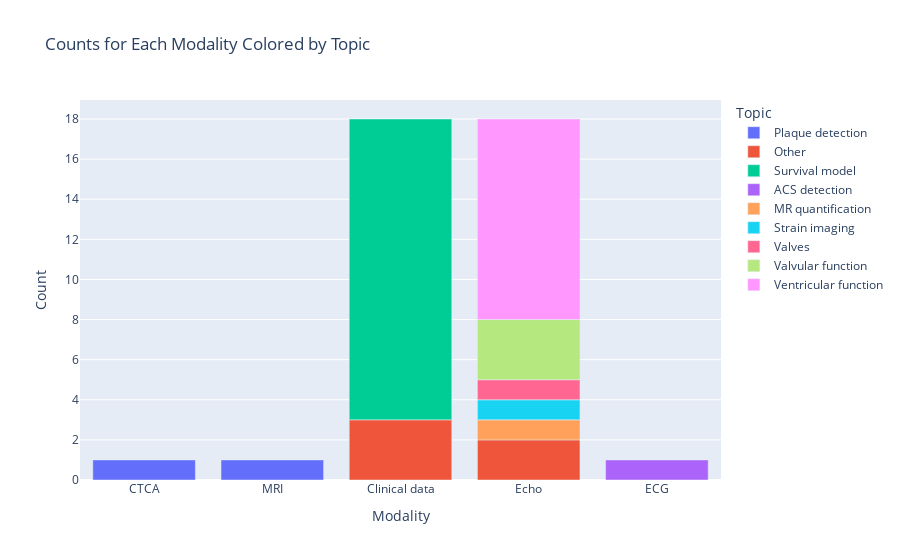

Notebook code cell kept with this figure:
### Code cell
import plotly.express as px

# Count the occurrences of each modality and topic
modality_counts = df2.groupby(['Modality', 'Topic']).size().reset_index(name='Count')

# Create a bar chart
fig = px.bar(modality_counts, x='Modality', y='Count', color='Topic', title='Counts for Each Modality Colored by Topic')
fig.show()

### Figure 1 — Plotly figure (JSON) as saved in the notebook; plotly's stock layout.template omitted (floating-point values rounded to 4 significant figures)
{"data": [{"alignmentgroup": "True", "hovertemplate": "Topic=Plaque detection<br>Modality=%{x}<br>Count=%{y}<extra></extra>", "legendgroup": "Plaque detection", "marker": {"color": "#636efa", "pattern": {"shape": ""}}, "name": "Plaque detection", "offsetgroup": "Plaque detection", "orientation": "v", "showlegend": true, "textposition": "auto", "type": "bar", "x": ["CTCA", "MRI"], "xaxis": "x", "y": [1, 1], "yaxis": "y"}, {"alignmentgroup": "True", "hovertemplate": "Topic=Other<br>Modality=%{x}<br>Count=%{y}<extra></extra>", "legendgroup": "Other", "marker": {"color": "#EF553B", "pattern": {"shape": ""}}, "name": "Other", "offsetgroup": "Other", "orientation": "v", "showlegend": true, "textposition": "auto", "type": "bar", "x": ["Clinical data", "Echo"], "xaxis": "x", "y": [3, 2], "yaxis": "y"}, {"alignmentgroup": "True", "hovertemplate": "Topic=Survival model<br>Modality=%{x}<br>Count=%{y}<extra></extra>", "legendgroup": "Survival model", "marker": {"color": "#00cc96", "pattern": {"shape": ""}}, "name": "Survival model", "offsetgroup": "Survival model", "orientation": "v", "showlegend": true, "textposition": "auto", "type": "bar", "x": ["Clinical data"], "xaxis": "x", "y": [15], "yaxis": "y"}, {"alignmentgroup": "True", "hovertemplate": "Topic=ACS detection<br>Modality=%{x}<br>Count=%{y}<extra></extra>", "legendgroup": "ACS detection", "marker": {"color": "#ab63fa", "pattern": {"shape": ""}}, "name": "ACS detection", "offsetgroup": "ACS detection", "orientation": "v", "showlegend": true, "textposition": "auto", "type": "bar", "x": ["ECG"], "xaxis": "x", "y": [1], "yaxis": "y"}, {"alignmentgroup": "True", "hovertemplate": "Topic=MR quantification<br>Modality=%{x}<br>Count=%{y}<extra></extra>", "legendgroup": "MR quantification", "marker": {"color": "#FFA15A", "pattern": {"shape": ""}}, "name": "MR quantification", "offsetgroup": "MR quantification", "orientation": "v", "showlegend": true, "textposition": "auto", "type": "bar", "x": ["Echo"], "xaxis": "x", "y": [1], "yaxis": "y"}, {"alignmentgroup": "True", "hovertemplate": "Topic=Strain imaging<br>Modality=%{x}<br>Count=%{y}<extra></extra>", "legendgroup": "Strain imaging", "marker": {"color": "#19d3f3", "pattern": {"shape": ""}}, "name": "Strain imaging", "offsetgroup": "Strain imaging", "orientation": "v", "showlegend": true, "textposition": "auto", "type": "bar", "x": ["Echo"], "xaxis": "x", "y": [1], "yaxis": "y"}, {"alignmentgroup": "True", "hovertemplate": "Topic=Valves<br>Modality=%{x}<br>Count=%{y}<extra></extra>", "legendgroup": "Valves", "marker": {"color": "#FF6692", "pattern": {"shape": ""}}, "name": "Valves", "offsetgroup": "Valves", "orientation": "v", "showlegend": true, "textposition": "auto", "type": "bar", "x": ["Echo"], "xaxis": "x", "y": [1], "yaxis": "y"}, {"alignmentgroup": "True", "hovertemplate": "Topic=Valvular function<br>Modality=%{x}<br>Count=%{y}<extra></extra>", "legendgroup": "Valvular function", "marker": {"color": "#B6E880", "pattern": {"shape": ""}}, "name": "Valvular function", "offsetgroup": "Valvular function", "orientation": "v", "showlegend": true, "textposition": "auto", "type": "bar", "x": ["Echo"], "xaxis": "x", "y": [3], "yaxis": "y"}, {"alignmentgroup": "True", "hovertemplate": "Topic=Ventricular function<br>Modality=%{x}<br>Count=%{y}<extra></extra>", "legendgroup": "Ventricular function", "marker": {"color": "#FF97FF", "pattern": {"shape": ""}}, "name": "Ventricular function", "offsetgroup": "Ventricular function", "orientation": "v", "showlegend": true, "textposition": "auto", "type": "bar", "x": ["Echo"], "xaxis": "x", "y": [10], "yaxis": "y"}], "layout": {"barmode": "relative", "legend": {"title": {"text": "Topic"}, "tracegroupgap": 0}, "title": {"text": "Counts for Each Modality Colored by Topic"}, "xaxis": {"anchor": "y", "domain": [0, 1], "title": {"text": "Modality"}}, "yaxis": {"anchor": "x", "domain": [0, 1], "title": {"text": "Count"}}}}
